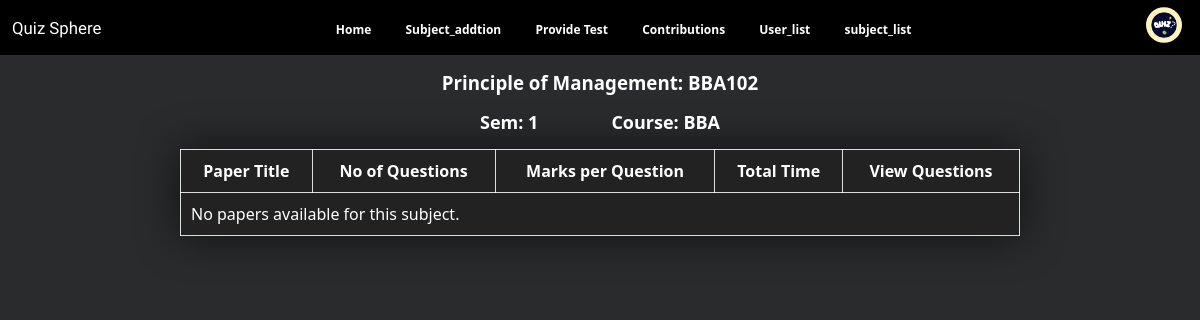
The page /Admin_Allpages/questionstatus.php?subject_id=5 on the database as committed earlier.
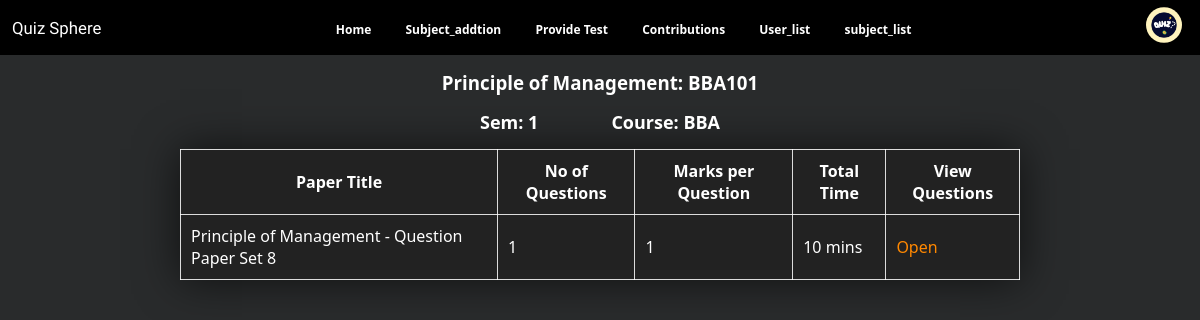
The same page on the database as committed later.
### tables this page shows
CREATE TABLE `subjects` (
  `subject_id` int(11) NOT NULL,
  `subject_name` varchar(100) NOT NULL,
  `subject_code` varchar(10) NOT NULL,
  `course` varchar(100) NOT NULL,
  `semester` int(10) NOT NULL,
  `details` text DEFAULT NULL,
  `id_card` varchar(255) DEFAULT NULL,
  `submit_by` varchar(50) NOT NULL DEFAULT 'admin'
);

CREATE TABLE `paperdetails` (
  `paper_id` int(11) NOT NULL,
  `subject_id` int(11) DEFAULT NULL,
  `num_of_questions` int(11) NOT NULL,
  `marks_per_question` int(11) NOT NULL,
  `time_limit` int(11) DEFAULT NULL,
  `submitted_by` varchar(255) NOT NULL DEFAULT 'admin'
);

### Admin_Allpages/questionstatus.php (the view, shortened to what this page needs)
<?php
include '../config.php';
$subject_id = isset($_GET['subject_id']) ? $_GET['subject_id'] : 0;
$subject_query = "SELECT subject_name, subject_code, course, semester FROM subjects WHERE subject_id = $subject_id";
$subject_result = mysqli_query($conn, $subject_query);
$subject = mysqli_fetch_assoc($subject_result);
$papers_query = "SELECT * FROM paperdetails WHERE subject_id = $subject_id";
$papers_result = mysqli_query($conn, $papers_query);
?>
<!DOCTYPE html>
<html lang="en">
<head>
    <link rel="stylesheet" href="css/questionstatus.css">
    <link rel="stylesheet" href="../Navber/style.css">
</head>
<body>
    <?php include '../Navber/adminnav.php'; ?>
    <h3 class="heading1"><?php echo $subject['subject_name'] . ": " . $subject['subject_code']; ?></h3>
    <p class="para1"><b>Sem: <?php echo $subject['semester']; ?></b></p>
    <p class="para2"><b>Course: <?php echo $subject['course']; ?></b></p>
    <br>
    <div class="content">
        <table>
            <thead>
                <tr>
                    <th>Paper Title</th>
                    <th>No of Questions</th>
                    <th>Marks per Question</th>
                    <th>Total Time</th>
                    <th>View Questions</th>
                </tr>
            </thead>
            <tbody>
                <?php if (mysqli_num_rows($papers_result) > 0): ?>
                    <?php while ($paper = mysqli_fetch_assoc($papers_result)):
                        $paper_title = $subject['subject_name'] . " - Question Paper Set " . $paper['paper_id'];
                        ?>
                        <tr>
                            <td><?php echo $paper_title; ?></td>
                            <td><?php echo $paper['num_of_questions']; ?></td>
                            <td><?php echo $paper['marks_per_question']; ?></td>
                            <td><?php echo $paper['time_limit']; ?> mins</td>
                            <td>
                                <a href="../Admin_Allpages/questions.php?paper_id=<?php echo $paper['paper_id']; ?>"
                                    class="links">Open</a>
                            </td>
                        </tr>
                    <?php endwhile; ?>
                <?php else: ?>
                    <tr>
                        <td colspan="5">No papers available for this subject.</td>
                    </tr>
                <?php endif; ?>
            </tbody>
        </table>
    </div>
</body>
</html>

Rows that differ between the two databases and show on the page:
changed subjects "Principle of Management": subject_code "BBA102" → "BBA101"
added paperdetails: paper_title "Principle of Management - Question Paper Set 8", num_of_questions "1", marks_per_question "1", time_limit "10"
Other text that changed with them:
text no longer shown: "No papers available for this subject."
